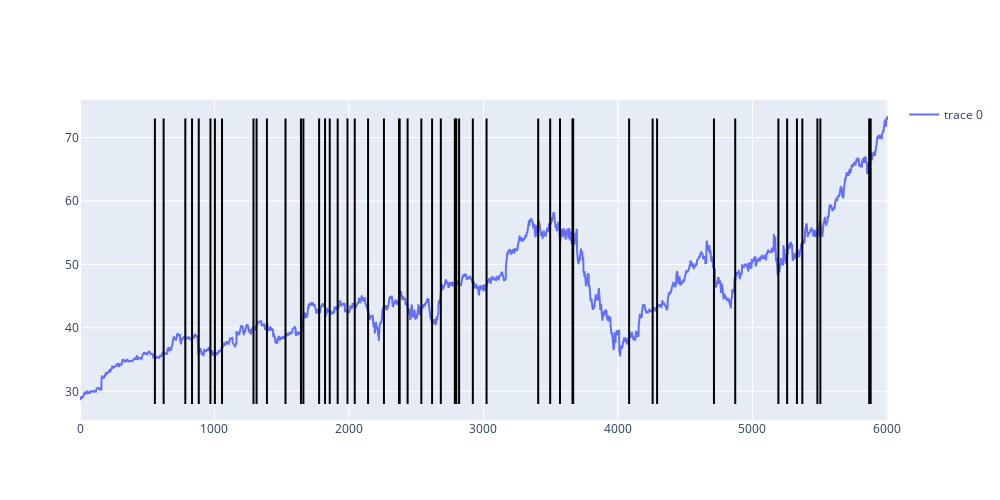

Notebook source saved alongside this figure:
### Code cell
drow_res(data_train, intersect_train)

### Figure 1 — Plotly figure (JSON) as saved in the notebook; plotly's stock layout.template omitted (floating-point values rounded to 4 significant figures; data arrays with more than 128 entries replaced by an {"elided": "..."} marker saying what was removed)
{"data": [{"type": "scatter", "x": {"elided": "6009 int values"}, "y": {"elided": "6009 float values"}}, {"line": {"color": "black"}, "mode": "lines", "showlegend": false, "type": "scatter", "x": [557, 557], "y": [28, 73]}, {"line": {"color": "black"}, "mode": "lines", "showlegend": false, "type": "scatter", "x": [622, 622], "y": [28, 73]}, {"line": {"color": "black"}, "mode": "lines", "showlegend": false, "type": "scatter", "x": [783, 783], "y": [28, 73]}, {"line": {"color": "black"}, "mode": "lines", "showlegend": false, "type": "scatter", "x": [833, 833], "y": [28, 73]}, {"line": {"color": "black"}, "mode": "lines", "showlegend": false, "type": "scatter", "x": [883, 883], "y": [28, 73]}, {"line": {"color": "black"}, "mode": "lines", "showlegend": false, "type": "scatter", "x": [970, 970], "y": [28, 73]}, {"line": {"color": "black"}, "mode": "lines", "showlegend": false, "type": "scatter", "x": [1003, 1003], "y": [28, 73]}, {"line": {"color": "black"}, "mode": "lines", "showlegend": false, "type": "scatter", "x": [1056, 1056], "y": [28, 73]}, {"line": {"color": "black"}, "mode": "lines", "showlegend": false, "type": "scatter", "x": [1290, 1290], "y": [28, 73]}, {"line": {"color": "black"}, "mode": "lines", "showlegend": false, "type": "scatter", "x": [1313, 1313], "y": [28, 73]}, {"line": {"color": "black"}, "mode": "lines", "showlegend": false, "type": "scatter", "x": [1390, 1390], "y": [28, 73]}, {"line": {"color": "black"}, "mode": "lines", "showlegend": false, "type": "scatter", "x": [1528, 1528], "y": [28, 73]}, {"line": {"color": "black"}, "mode": "lines", "showlegend": false, "type": "scatter", "x": [1643, 1643], "y": [28, 73]}, {"line": {"color": "black"}, "mode": "lines", "showlegend": false, "type": "scatter", "x": [1661, 1661], "y": [28, 73]}, {"line": {"color": "black"}, "mode": "lines", "showlegend": false, "type": "scatter", "x": [1778, 1778], "y": [28, 73]}, {"line": {"color": "black"}, "mode": "lines", "showlegend": false, "type": "scatter", "x": [1822, 1822], "y": [28, 73]}, {"line": {"color": "black"}, "mode": "lines", "showlegend": false, "type": "scatter", "x": [1857, 1857], "y": [28, 73]}, {"line": {"color": "black"}, "mode": "lines", "showlegend": false, "type": "scatter", "x": [1916, 1916], "y": [28, 73]}, {"line": {"color": "black"}, "mode": "lines", "showlegend": false, "type": "scatter", "x": [1989, 1989], "y": [28, 73]}, {"line": {"color": "black"}, "mode": "lines", "showlegend": false, "type": "scatter", "x": [2043, 2043], "y": [28, 73]}, {"line": {"color": "black"}, "mode": "lines", "showlegend": false, "type": "scatter", "x": [2142, 2142], "y": [28, 73]}, {"line": {"color": "black"}, "mode": "lines", "showlegend": false, "type": "scatter", "x": [2260, 2260], "y": [28, 73]}, {"line": {"color": "black"}, "mode": "lines", "showlegend": false, "type": "scatter", "x": [2372, 2372], "y": [28, 73]}, {"line": {"color": "black"}, "mode": "lines", "showlegend": false, "type": "scatter", "x": [2377, 2377], "y": [28, 73]}, {"line": {"color": "black"}, "mode": "lines", "showlegend": false, "type": "scatter", "x": [2436, 2436], "y": [28, 73]}, {"line": {"color": "black"}, "mode": "lines", "showlegend": false, "type": "scatter", "x": [2538, 2538], "y": [28, 73]}, {"line": {"color": "black"}, "mode": "lines", "showlegend": false, "type": "scatter", "x": [2618, 2618], "y": [28, 73]}, {"line": {"color": "black"}, "mode": "lines", "showlegend": false, "type": "scatter", "x": [2683, 2683], "y": [28, 73]}, {"line": {"color": "black"}, "mode": "lines", "showlegend": false, "type": "scatter", "x": [2787, 2787], "y": [28, 73]}, {"line": {"color": "black"}, "mode": "lines", "showlegend": false, "type": "scatter", "x": [2792, 2792], "y": [28, 73]}, {"line": {"color": "black"}, "mode": "lines", "showlegend": false, "type": "scatter", "x": [2798, 2798], "y": [28, 73]}, {"line": {"color": "black"}, "mode": "lines", "showlegend": false, "type": "scatter", "x": [2819, 2819], "y": [28, 73]}, {"line": {"color": "black"}, "mode": "lines", "showlegend": false, "type": "scatter", "x": [2921, 2921], "y": [28, 73]}, {"line": {"color": "black"}, "mode": "lines", "showlegend": false, "type": "scatter", "x": [3023, 3023], "y": [28, 73]}, {"line": {"color": "black"}, "mode": "lines", "showlegend": false, "type": "scatter", "x": [3407, 3407], "y": [28, 73]}, {"line": {"color": "black"}, "mode": "lines", "showlegend": false, "type": "scatter", "x": [3496, 3496], "y": [28, 73]}, {"line": {"color": "black"}, "mode": "lines", "showlegend": false, "type": "scatter", "x": [3569, 3569], "y": [28, 73]}, {"line": {"color": "black"}, "mode": "lines", "showlegend": false, "type": "scatter", "x": [3662, 3662], "y": [28, 73]}, {"line": {"color": "black"}, "mode": "lines", "showlegend": false, "type": "scatter", "x": [3667, 3667], "y": [28, 73]}, {"line": {"color": "black"}, "mode": "lines", "showlegend": false, "type": "scatter", "x": [4083, 4083], "y": [28, 73]}, {"line": {"color": "black"}, "mode": "lines", "showlegend": false, "type": "scatter", "x": [4258, 4258], "y": [28, 73]}, {"line": {"color": "black"}, "mode": "lines", "showlegend": false, "type": "scatter", "x": [4291, 4291], "y": [28, 73]}, {"line": {"color": "black"}, "mode": "lines", "showlegend": false, "type": "scatter", "x": [4714, 4714], "y": [28, 73]}, {"line": {"color": "black"}, "mode": "lines", "showlegend": false, "type": "scatter", "x": [4872, 4872], "y": [28, 73]}, {"line": {"color": "black"}, "mode": "lines", "showlegend": false, "type": "scatter", "x": [5193, 5193], "y": [28, 73]}, {"line": {"color": "black"}, "mode": "lines", "showlegend": false, "type": "scatter", "x": [5258, 5258], "y": [28, 73]}, {"line": {"color": "black"}, "mode": "lines", "showlegend": false, "type": "scatter", "x": [5331, 5331], "y": [28, 73]}, {"line": {"color": "black"}, "mode": "lines", "showlegend": false, "type": "scatter", "x": [5371, 5371], "y": [28, 73]}, {"line": {"color": "black"}, "mode": "lines", "showlegend": false, "type": "scatter", "x": [5483, 5483], "y": [28, 73]}, {"line": {"color": "black"}, "mode": "lines", "showlegend": false, "type": "scatter", "x": [5505, 5505], "y": [28, 73]}, {"line": {"color": "black"}, "mode": "lines", "showlegend": false, "type": "scatter", "x": [5868, 5868], "y": [28, 73]}, {"line": {"color": "black"}, "mode": "lines", "showlegend": false, "type": "scatter", "x": [5879, 5879], "y": [28, 73]}], "layout": {"height": 500, "width": 1000, "xaxis": {"autorange": true, "range": [0, 6008], "type": "linear"}, "yaxis": {"autorange": true, "range": [25.48, 75.91], "type": "linear"}}}
